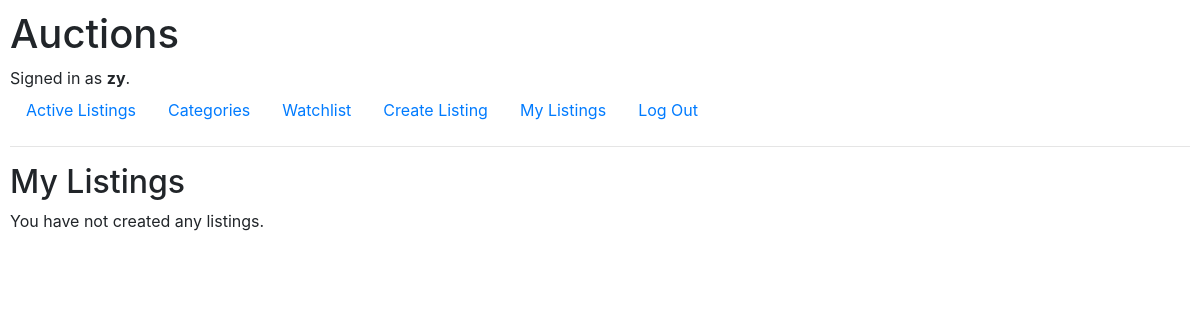
Page /my_listings (signed in) on the earlier database version.
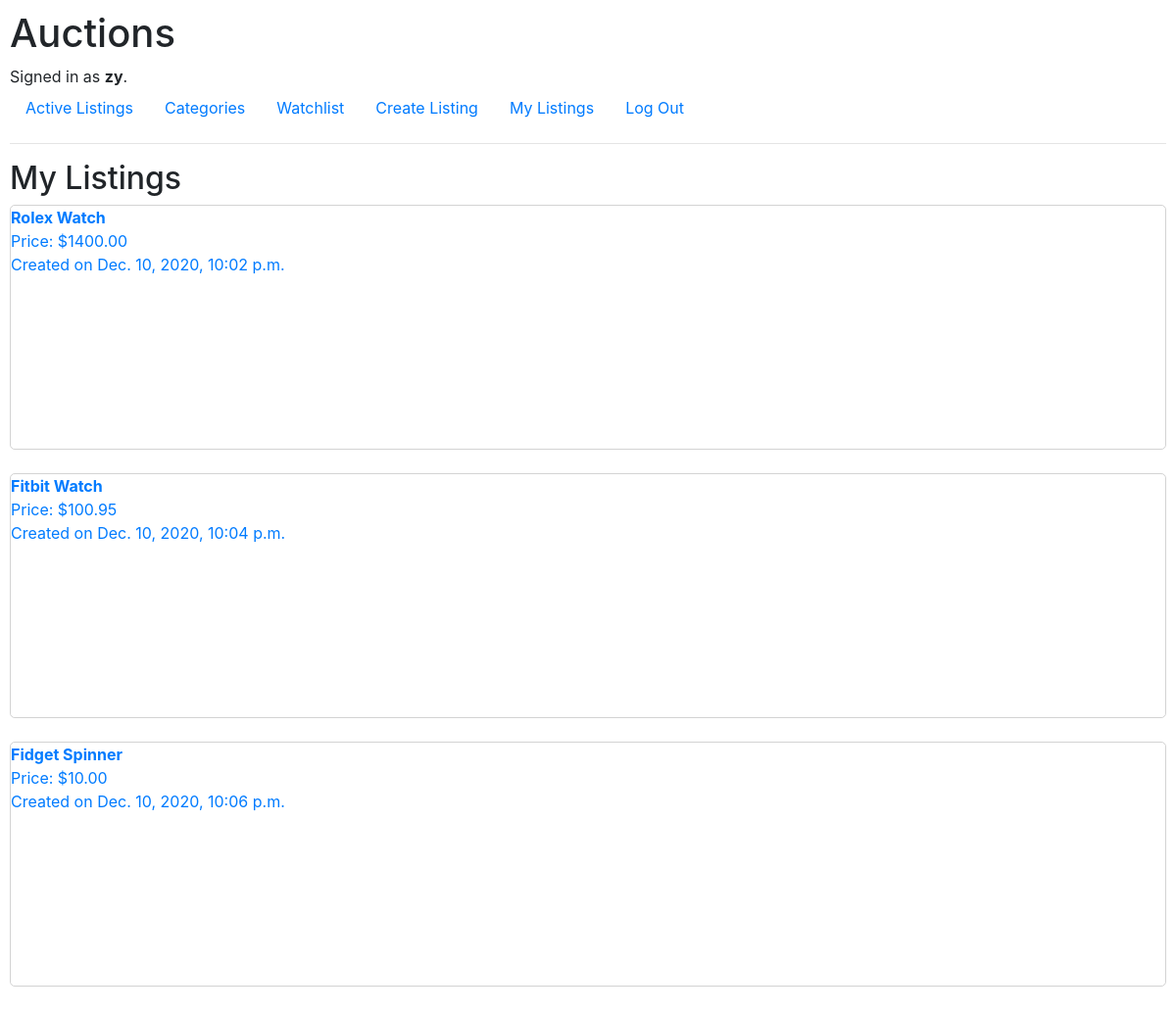
Same page on the later database version.
### auctions/models.py (models this page shows, shortened)
class User(AbstractUser):
    pass

class Listing(models.Model):
    seller = models.ForeignKey(User, on_delete=models.CASCADE, related_name='seller')
    date = models.DateTimeField(default=datetime.now)
    product_name = models.CharField(max_length=128)
    description = models.TextField()
    starting_bid = models.DecimalField(decimal_places=2, max_digits=20, \
        validators=[MinValueValidator(Decimal('0.01'))])
    active = models.BooleanField(default=True)
    categories = models.ManyToManyField(Category, blank=True, related_name='categories')
    image = models.CharField(max_length=256, blank=True, null=True)
    winner = models.ForeignKey(User, on_delete=models.CASCADE, related_name='winner', blank=True, null=True)

### auctions/views.py (the view)
# urls.py: path("my_listings", views.my_listings, name="my_listings"),
@login_required(login_url='login')
def my_listings(request):
    return render(request, "auctions/mylistings.html", {
        "listings": Listing.objects.filter(seller=request.user)
    })

### auctions/templates/auctions/mylistings.html
{% extends "auctions/layout.html" %}
{% block body %}
    <h2>My Listings</h2>
    {% if listings|length == 0 %}
        You have not created any listings.
    {% else %}
        {% for listing in listings %}
            <a href="{% url 'listing' listing.id %}">
                <div style="border: 1px solid lightgrey; border-radius: 5px; height: 250px;">
                    <strong>{{ listing.product_name }}</strong><br>
                    Price: ${{ listing.starting_bid }}<br>
                    Created on {{ listing.date }}
                </div>
            </a>
            <br>
        {% endfor %}
    {% endif %}
{% endblock %}

### auctions/templates/auctions/layout.html (shortened to what this page needs)
{% load static %}
<!DOCTYPE html>
<html lang="en">
    <head>
        <link rel="stylesheet" href="https://stackpath.bootstrapcdn.com/bootstrap/4.4.1/css/bootstrap.min.css">
        <link href="{% static 'auctions/styles.css' %}" rel="stylesheet">
    </head>
    <body>
        <h1>Auctions</h1>
        <div>
            {% if user.is_authenticated %}
                Signed in as <strong>{{ user.username }}</strong>.
            {% else %}
                Not signed in.
            {% endif %}
        </div>
        <ul class="nav">
            <li class="nav-item">
                <a class="nav-link" href="{% url 'index' %}">Active Listings</a>
            </li>
            <li class="nav-item">
                <a class="nav-link" href="{% url 'categories'%}">Categories</a>
            </li>
            {% if user.is_authenticated %}
                <li class="nav-item">
                    <a class="nav-link" href="{% url 'watchlist' %}">Watchlist</a>
                </li>
                <li class="nav-item">
                    <a class="nav-link" href="{% url 'create_listing' %}">Create Listing</a>
                </li>
                <li class="nav-item">
                    <a class="nav-link" href="{% url 'my_listings' %}">My Listings</a>
                </li>
                <li class="nav-item">
                    <a class="nav-link" href="{% url 'logout' %}">Log Out</a>
                </li>
            {% endif %}
        </ul>
        <hr>
        {% block body %}
        {% endblock %}
    </body>
</html>

### auctions/static/auctions/styles.css (style rules this page uses)
body { padding: 10px; }

Differences in the rows shown:
added Listing: product_name "Rolex Watch", starting_bid "1400.00", date "Dec. 10, 2020, 10:02 p.m."
added Listing: product_name "Fitbit Watch", starting_bid "100.95", date "Dec. 10, 2020, 10:04 p.m."
added Listing: product_name "Fidget Spinner", starting_bid "10.00", date "Dec. 10, 2020, 10:06 p.m."
Other differences:
text no longer shown: "You have not created any listings."
